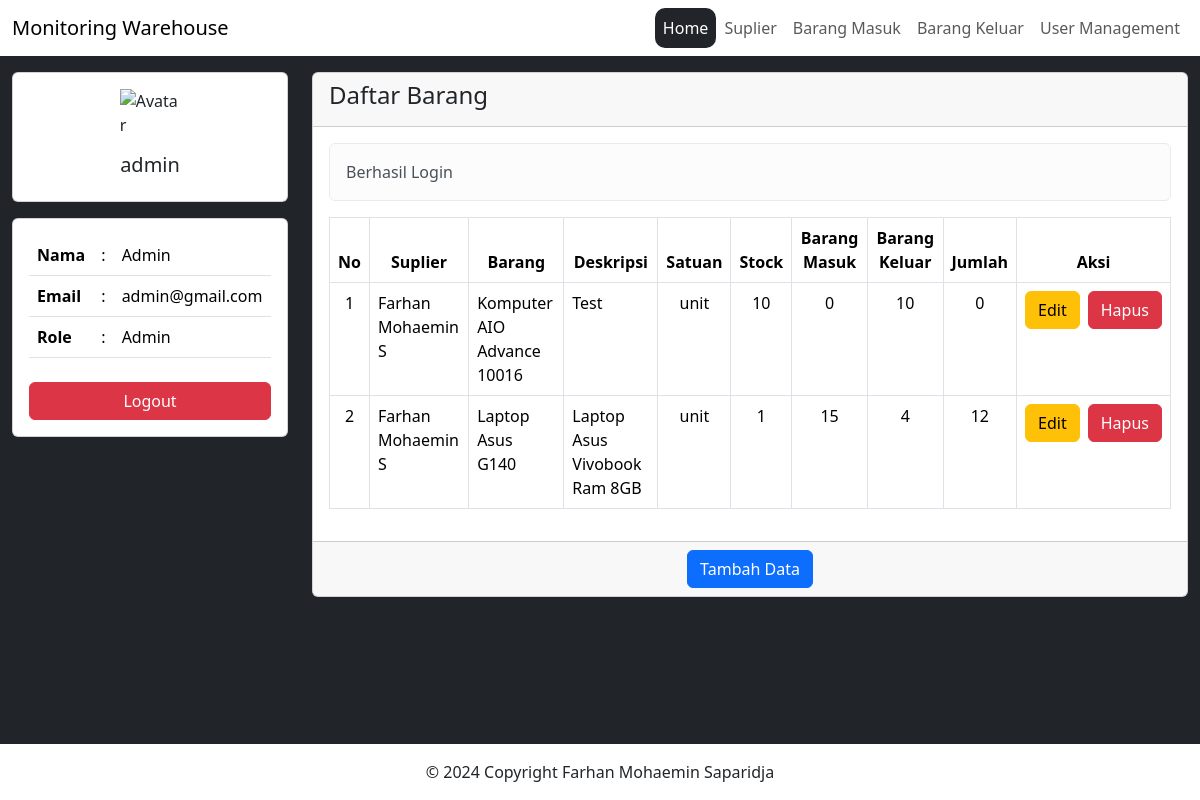
/?pesan=Berhasil-Login (signed in), run on the app's committed database.
### tables this page shows
CREATE TABLE IF NOT EXISTS `user` (
  `id` int(11) NOT NULL AUTO_INCREMENT,
  `name` varchar(255) NOT NULL,
  `username` varchar(255) NOT NULL,
  `email` varchar(255) NOT NULL,
  `password` varchar(255) NOT NULL,
  `role` enum('Admin','User') NOT NULL,
  `banned` tinyint(4) NOT NULL DEFAULT 0,
  `created_at` timestamp NOT NULL DEFAULT current_timestamp(),
  `updated_at` timestamp NOT NULL DEFAULT current_timestamp() ON UPDATE current_timestamp(),
  PRIMARY KEY (`id`),
  UNIQUE KEY `username` (`username`),
  UNIQUE KEY `email` (`email`)
);

CREATE TABLE IF NOT EXISTS `barang` (
  `id` int(11) NOT NULL AUTO_INCREMENT,
  `suplier_id` int(11) DEFAULT NULL,
  `nama` varchar(255) NOT NULL,
  `deskripsi` text NOT NULL,
  `satuan` varchar(255) NOT NULL,
  `stock` int(11) NOT NULL,
  `deleted_at` timestamp NULL DEFAULT NULL,
  `created_at` timestamp NOT NULL DEFAULT current_timestamp(),
  `updated_at` timestamp NOT NULL DEFAULT current_timestamp() ON UPDATE current_timestamp(),
  PRIMARY KEY (`id`),
  KEY `suplier_id` (`suplier_id`)
);

CREATE TABLE IF NOT EXISTS `suplier` (
  `id` int(11) NOT NULL AUTO_INCREMENT,
  `nama` varchar(255) NOT NULL,
  `kontak` varchar(15) NOT NULL,
  `alamat` text NOT NULL,
  `deleted_at` timestamp NULL DEFAULT NULL,
  `created_at` timestamp NOT NULL DEFAULT current_timestamp(),
  `updated_at` timestamp NOT NULL DEFAULT current_timestamp() ON UPDATE current_timestamp(),
  PRIMARY KEY (`id`)
);

### koneksi.php (called while the page is built, shortened)
<?php
$hostname = "localhost";
$username = "root";
$password = "";
$database = "db_gudang";
$koneksi = mysqli_connect($hostname,$username,$password,$database);
function showuser(){
    global $koneksi;
    $username = $_SESSION['username'];
    $res = mysqli_query($koneksi, "SELECT * FROM user WHERE username = '$username'");
    return mysqli_fetch_array($res);
}

### index.php (the view, shortened to what this page needs)
<?php
    require "koneksi.php";
    include "shared/header.php";
    include "shared/side.php";
    $res = mysqli_query($koneksi, "SELECT
        b.*,
        s.nama as nama_suplier,
        COALESCE(bm.total_masuk, 0) as total_masuk,
        COALESCE(bk.total_keluar, 0) as total_keluar,
        (COALESCE(total_masuk, 0) + b.stock - COALESCE(total_keluar, 0)) AS total_stock_barang
    FROM barang as b
    LEFT JOIN suplier as s ON s.id = b.suplier_id AND s.deleted_at IS NULL
    LEFT JOIN (
        SELECT barang_id, SUM(stock) AS total_masuk
        FROM barang_masuk
        WHERE deleted_at IS NULL
        GROUP BY barang_id
    ) as bm ON bm.barang_id = b.id
    LEFT JOIN (
        SELECT barang_id, SUM(stock) AS total_keluar
        FROM barang_keluar
        WHERE deleted_at IS NULL
        GROUP BY barang_id
    ) as bk ON bk.barang_id = b.id
    where b.deleted_at IS NULL
    GROUP BY b.id");
?>
<div class="col-sm-12 col-md-9">
    <div class="card">
        <div class="card-header">
            <h4>Daftar Barang</h4>
        </div>
        <div class="card-body">
            <?php if(isset($_GET['pesan'])){
                ?>
                    <div class="alert alert-light" role="alert">
                        <?= str_replace('-',' ',$_GET['pesan']) ?>
                    </div>
                <?php
            } ?>
            <div class="table-responsive">
                <table class="table table-bordered table-datatables">
                    <thead>
                        <tr>
                            <th class="text-center">No</th>
                            <th class="text-center">Suplier</th>
                            <th class="text-center">Barang</th>
                            <th class="text-center">Deskripsi</th>
                            <th class="text-center">Satuan</th>
                            <th class="text-center">Stock</th>
                            <th class="text-center">Barang Masuk</th>
                            <th class="text-center">Barang Keluar</th>
                            <th class="text-center">Jumlah</th>
                            <?php if(isset($_SESSION['role']) && $_SESSION['role'] == 'Admin') {?>
                                <th class="text-center">Aksi</th>
                            <?php }?>
                        </tr>
                    </thead>
                    <tbody>
                        <?php
                        $no = 1;
                            while($d = mysqli_fetch_array($res)){
                        ?>
                            <tr>
                                <td class="text-center"><?= $no ?></td>
                                <td><?= $d['nama_suplier'] ?></td>
                                <td><?= $d['nama'] ?></td>
                                <td><?= $d['deskripsi'] ?></td>
                                <td class="text-center"><?= $d['satuan'] ?></td>
                                <td class="text-center"><?= $d['stock'] ?></td>
                                <td class="text-center"><?= $d['total_masuk'] ?></td>
                                <td class="text-center"><?= $d['total_keluar'] ?></td>
                                <td class="text-center"><?= $d['total_stock_barang'] ?></td>
                                <?php if(isset($_SESSION['role']) && $_SESSION['role'] == 'Admin') {?>
                                    <td>
                                        <div class="d-flex gap-2 justify-content-center">
                                            <a href="./form_barang.php?id=<?=$d['id']?>" class="btn btn-warning">Edit</a>
                                            <a href="./aksi/hapus_barang.php?id=<?=$d['id']?>" class="btn btn-danger">Hapus</a>
                                        </div>
                                    </td>
                                <?php }?>
                            </tr>
                        <?php
                                $no++;
                            }
                        ?>
                    </tbody>
                </table>
            </div>
        </div>
        <?php if(isset($_SESSION['role']) && $_SESSION['role'] == 'Admin') {?>
            <div class="card-footer d-flex justify-content-center">
                <a href="./form_barang.php" class="btn btn-primary">Tambah Data</a>
            </div>
        <?php }?>
    </div>
</div>
<?php
    include "shared/footer.php"
?>

### shared/side.php
<?php
    require_once "koneksi.php";
?>
<div class="col-sm-12 col-md-3">
    <div class="card">
        <div class="card-body">
            <div class="d-flex flex-column align-items-center">
                <img src="https://static-00.iconduck.com/assets.00/user-icon-2048x2048-ihoxz4vq.png" class="mb-3 w-25" alt="Avatar" />
                <h5><?=showuser()['username']?></h5>
            </div>
        </div>
    </div>
    <div class="card mt-3">
        <div class="card-body">
            <div class="table-responsive">
                <table class="table">
                    <tr>
                        <th>Nama</th>
                        <td>:</td>
                        <td><?=showuser()['name']?></td>
                    </tr>
                    <tr>
                        <th>Email</th>
                        <td>:</td>
                        <td><?=showuser()['email']?></td>
                    </tr>
                    <tr>
                        <th>Role</th>
                        <td>:</td>
                        <td><?=showuser()['role']?></td>
                    </tr>
                </table>
            </div>
            <div class="d-flex justify-content-center">
                <a class="mt-2 btn btn-danger w-100" href="./aksi/auth/logout.php">Logout</a>
            </div>
        </div>
    </div>
</div>

### data on the page
user: username "admin", name "Admin", email "admin@gmail.com", role "Admin"
barang: suplier.nama "Farhan Mohaemin S", nama "Komputer AIO Advance 10016", deskripsi "Test", satuan "unit", stock "10", total_masuk "0", total_keluar "10", total_stock_barang "0"
barang: suplier.nama "Farhan Mohaemin S", nama "Laptop Asus G140", deskripsi "Laptop Asus Vivobook Ram 8GB", satuan "unit", stock "1", total_masuk "15", total_keluar "4", total_stock_barang "12"

### other printed values
str_replace('-',' ',$_GET['pesan']) "Berhasil Login"
